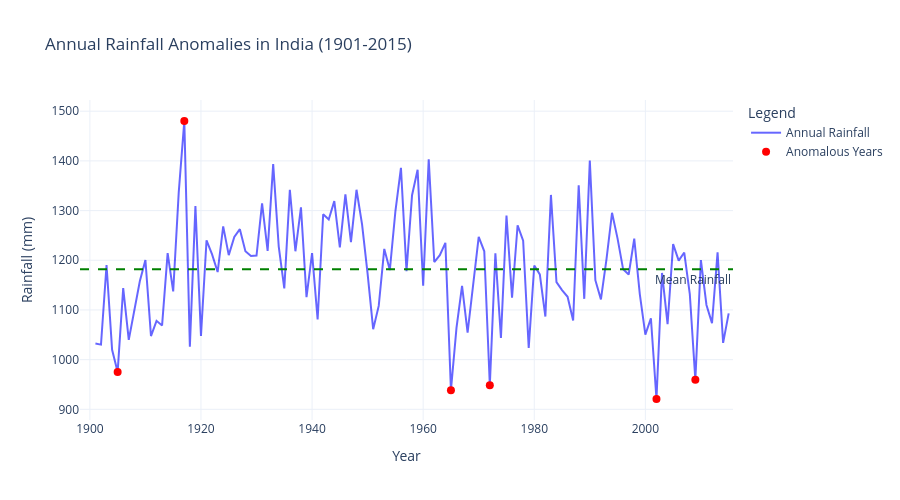

Notebook code cell kept with this figure:
### Markdown cell above
# Detecting Anomalies in the Rainfall Trends in India

Now, using an Isolation Forest algorithm, we will identify anomalies in both annual and monthly rainfall. This will highlight specific years or months with unusual rainfall patterns. Let’s start with identifying anomalies in annual rainfall:

### Code cell
from sklearn.ensemble import IsolationForest

# detect anomalous rainfall years based on annual data
isolation_forest = IsolationForest(contamination=0.05, random_state=42)
rainfall_data['Annual_Anomaly'] = isolation_forest.fit_predict(rainfall_data[['ANNUAL']])

# identify anomalies in annual rainfall
annual_anomalies = rainfall_data[rainfall_data['Annual_Anomaly'] == -1]

# detect anomalous months based on monthly data
monthly_data = rainfall_data[['JAN', 'FEB', 'MAR', 'APR', 'MAY', 'JUN', 'JUL', 'AUG', 'SEP', 'OCT', 'NOV', 'DEC']]
monthly_anomalies = isolation_forest.fit_predict(monthly_data)

# add anomaly detection results for months
rainfall_data['Monthly_Anomaly'] = monthly_anomalies
monthly_anomalies_df = rainfall_data[rainfall_data['Monthly_Anomaly'] == -1][['YEAR'] + monthly_columns]

fig_annual_anomalies = go.Figure()

fig_annual_anomalies.add_trace(go.Scatter(
    x=rainfall_data['YEAR'],
    y=rainfall_data['ANNUAL'],
    mode='lines',
    name='Annual Rainfall',
    line=dict(color='blue', width=2),
    opacity=0.6
))

fig_annual_anomalies.add_trace(go.Scatter(
    x=annual_anomalies['YEAR'],
    y=annual_anomalies['ANNUAL'],
    mode='markers',
    name='Anomalous Years',
    marker=dict(color='red', size=8, symbol='circle')
))

fig_annual_anomalies.add_hline(
    y=rainfall_data['ANNUAL'].mean(),
    line_dash='dash',
    line_color='green',
    annotation_text='Mean Rainfall',
    annotation_position='bottom right'
)

fig_annual_anomalies.update_layout(
    title='Annual Rainfall Anomalies in India (1901-2015)',
    xaxis_title='Year',
    yaxis_title='Rainfall (mm)',
    template='plotly_white',
    legend=dict(title="Legend"),
    height=500
)

fig_annual_anomalies.show()

### Figure 1 — Plotly figure (JSON) as saved in the notebook; plotly's stock layout.template omitted (floating-point values rounded to 4 significant figures)
{"data": [{"line": {"color": "blue", "width": 2}, "mode": "lines", "name": "Annual Rainfall", "opacity": 0.6, "type": "scatter", "x": [1901, 1902, 1903, 1904, 1905, 1906, 1907, 1908, 1909, 1910, 1911, 1912, 1913, 1914, 1915, 1916, 1917, 1918, 1919, 1920, 1921, 1922, 1923, 1924, 1925, 1926, 1927, 1928, 1929, 1930, 1931, 1932, 1933, 1934, 1935, 1936, 1937, 1938, 1939, 1940, 1941, 1942, 1943, 1944, 1945, 1946, 1947, 1948, 1949, 1950, 1951, 1952, 1953, 1954, 1955, 1956, 1957, 1958, 1959, 1960, 1961, 1962, 1963, 1964, 1965, 1966, 1967, 1968, 1969, 1970, 1971, 1972, 1973, 1974, 1975, 1976, 1977, 1978, 1979, 1980, 1981, 1982, 1983, 1984, 1985, 1986, 1987, 1988, 1989, 1990, 1991, 1992, 1993, 1994, 1995, 1996, 1997, 1998, 1999, 2000, 2001, 2002, 2003, 2004, 2005, 2006, 2007, 2008, 2009, 2010, 2011, 2012, 2013, 2014, 2015], "y": [1032.0, 1030.0, 1190.0, 1020.0, 975.3, 1144.0, 1040.0, 1097.0, 1158.0, 1200.0, 1048.0, 1078.0, 1069.0, 1214.0, 1137.0, 1337.0, 1480.0, 1026.0, 1309.0, 1048.0, 1240.0, 1212.0, 1176.0, 1268.0, 1210.0, 1247.0, 1263.0, 1218.0, 1208.0, 1209.0, 1315.0, 1219.0, 1394.0, 1228.0, 1143.0, 1342.0, 1218.0, 1307.0, 1126.0, 1215.0, 1081.0, 1293.0, 1282.0, 1319.0, 1226.0, 1333.0, 1237.0, 1342.0, 1272.0, 1172.0, 1061.0, 1108.0, 1223.0, 1180.0, 1298.0, 1386.0, 1178.0, 1331, 1382.0, 1149, 1403, 1196.0, 1210.0, 1235.0, 938.4, 1064, 1148.0, 1054.0, 1148.0, 1247, 1218, 948.5, 1214, 1044.0, 1290.0, 1125.0, 1270.0, 1239.0, 1023.0, 1190.0, 1172.0, 1087.0, 1332.0, 1156.0, 1140, 1127.0, 1079.0, 1351, 1122.0, 1401.0, 1160.0, 1121.0, 1202.0, 1296.0, 1244.0, 1182.0, 1171.0, 1244.0, 1132, 1050.0, 1083.0, 920.8, 1174.0, 1071.0, 1232.0, 1199.0, 1216.0, 1132.0, 959.3, 1200.0, 1110.0, 1074.0, 1216.0, 1034.0, 1093.0]}, {"marker": {"color": "red", "size": 8, "symbol": "circle"}, "mode": "markers", "name": "Anomalous Years", "type": "scatter", "x": [1905, 1917, 1965, 1972, 2002, 2009], "y": [975.3, 1480.0, 938.4, 948.5, 920.8, 959.3]}], "layout": {"annotations": [{"showarrow": false, "text": "Mean Rainfall", "x": 1, "xanchor": "right", "xref": "x domain", "y": 1182.0, "yanchor": "top", "yref": "y"}], "height": 500, "legend": {"title": {"text": "Legend"}}, "shapes": [{"line": {"color": "green", "dash": "dash"}, "type": "line", "x0": 0, "x1": 1, "xref": "x domain", "y0": 1182.0, "y1": 1182.0, "yref": "y"}], "title": {"text": "Annual Rainfall Anomalies in India (1901-2015)"}, "xaxis": {"title": {"text": "Year"}}, "yaxis": {"title": {"text": "Rainfall (mm)"}}}}
